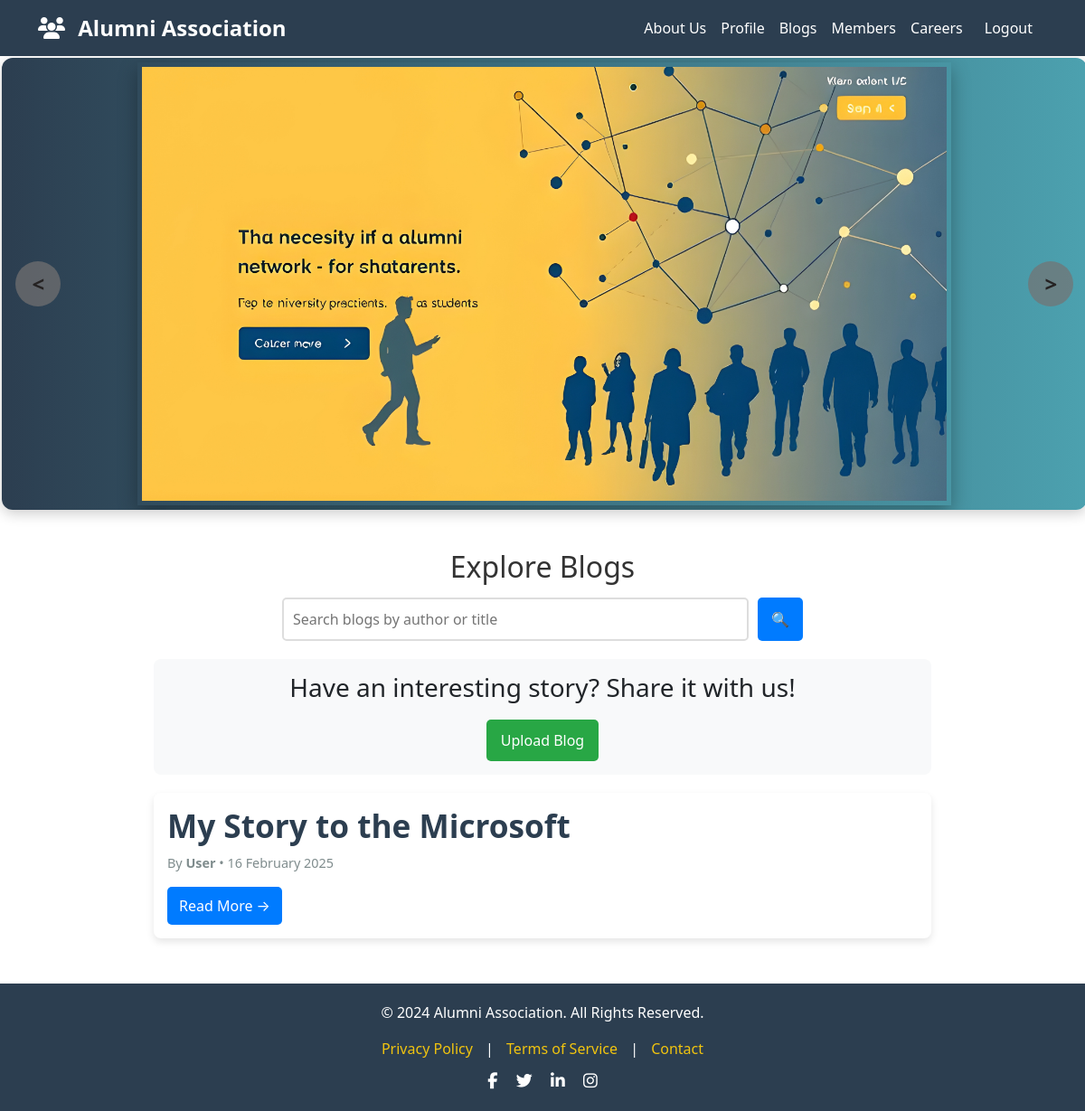
Page /blogs (signed in) on the committed database.
### website/models.py (models this page shows, shortened)
class Blog(db.Model):
    id = db.Column(db.Integer, primary_key=True)
    title = db.Column(db.String(200), nullable=False)
    content = db.Column(db.Text, nullable=False)
    created_at = db.Column(db.DateTime, default=datetime.utcnow)
    author_id = db.Column(db.Integer, db.ForeignKey('member.id'), nullable=False)
    author = db.relationship('Member', backref='blogs')

class Member(db.Model):
    id = db.Column(db.Integer, primary_key=True)
    name = db.Column(db.String(150), nullable=True,default="User")
    batch = db.Column(db.String(50), nullable=True)
    specialization = db.Column(db.String(100), nullable=True)
    department = db.Column(db.String(100), nullable=True)
    profile_pic = db.Column(db.String(255), default='default.jpg')
    contact = db.Column(db.String(20), nullable=True)
    email = db.Column(db.String(150), unique=True, nullable=False)
    achievements = db.Column(db.Text, nullable=True,default="NONE")
    experiences = db.Column(db.Text, nullable=True,default="NONE")
    hobbies = db.Column(db.Text, nullable=True,default="NONE")
    reviews = db.relationship('Reviews', backref='member', lazy=True, cascade="all, delete")
    projects = db.relationship('Project', backref='member', lazy=True)
    events = db.relationship('Events', backref='member', lazy=True)
    Profile_pic = db.relationship('img',backref='member',lazy=True)
    sent_messages = db.relationship('ChatMessage', foreign_keys='ChatMessage.sender_id', backref='message_sender', lazy=True, cascade="all, delete")
    received_messages = db.relationship('ChatMessage', foreign_keys='ChatMessage.receiver_id', backref='message_receiver', lazy=True, cascade="all, delete")
    friends = db.relationship(
        'Member',
        secondary=friends_association,
        primaryjoin=(friends_association.c.member_id == id),
        secondaryjoin=(friends_association.c.friend_id == id),
        backref='friend_of',
        lazy='dynamic'
    )

### website/views.py (the view)
@views.route('/blogs', methods=['GET', 'POST'])
@login_required
def blogs():
    search_query = request.args.get('search', '')
    if search_query:
        all_blogs = Blog.query.join(Member).filter(
            (Blog.title.ilike(f'%{search_query}%')) |
            (Member.name.ilike(f'%{search_query}%'))
        ).order_by(Blog.created_at.desc()).all()
    else:
        all_blogs = Blog.query.order_by(Blog.created_at.desc()).all()
    return render_template('blog.html', user=current_user,
                           blogs=all_blogs, search_query=search_query)

### website/templates/blog.html (shortened to what this page needs)
{% extends "layout.html" %}
{% block body %}
<link rel="stylesheet" href="{{ url_for('static', filename='blog.css') }}">
<div class="blog-page-container">
    <h1 class="page-title">Explore Blogs</h1>
    <form method="GET" action="{{ url_for('views.blogs') }}" id="search-form" class="search-form">
        <input type="text" name="search" placeholder="Search blogs by author or title" value="{{ search_query }}" class="search-input">
        <button type="submit" class="search-btn">🔍</button>
    </form>
    <div class="upload-card">
        <h3>Have an interesting story? Share it with us!</h3>
        <a href="{{ url_for('views.upload_blog') }}" class="btn upload-btn">Upload Blog</a>
    </div>
    <div class="blogs-container">
        {% if blogs %}
            {% for blog in blogs %}
            <div class="blog-card">
                <h3 class="blog-title">{{ blog.title }}</h3>
                <p class="blog-meta">By <strong>{{ blog.author.name }}</strong> • {{ blog.created_at.strftime('%d %B %Y') }}</p>
                <a href="{{ url_for('views.blog_details', blog_id=blog.id) }}" class="btn read-more-btn">Read More →</a>
            </div>
            {% endfor %}
        {% else %}
            <p class="no-blogs">No blogs found. Try searching with different keywords.</p>
        {% endif %}
    </div>
</div>
{% endblock %}

### website/static/top.css (style rules this page uses)
body { font-family: "Poppins", sans-serif; background-color: #f8f9fa; color: #817f7f; margin: 0; padding: 0; }

### website/static/blog.css (style rules this page uses)
.blog-page-container { max-width: 900px; margin: auto; padding: 20px; text-align: center; }
.page-title { font-size: 2rem; color: #333; margin-bottom: 15px; }
.search-form { display: flex; justify-content: center; margin-bottom: 20px; }
.search-input { width: 60%; padding: 10px; border: 2px solid #ddd; border-radius: 5px; font-size: 16px; }
.search-btn { padding: 10px 15px; background-color: #007bff; color: white; border: none; border-radius: 5px; cursor: pointer; margin-left: 10px; font-size: 16px; }
.upload-card { background: #f8f9fa; padding: 15px; border-radius: 8px; text-align: center; margin-bottom: 20px; }
.upload-btn { display: inline-block; margin-top: 10px; padding: 10px 15px; background: #28a745; color: white; border-radius: 5px; text-decoration: none; }
.blogs-container { display: grid; grid-template-columns: repeat(auto-fit, minmax(280px, 1fr)); gap: 20px; }
.blog-card { background: white; padding: 15px; border-radius: 8px; box-shadow: 0px 4px 8px rgba(0, 0, 0, 0.1); transition: transform 0.2s ease-in-out; text-align: left; }
.blog-title { font-size: 1.4rem; margin-bottom: 5px; color: #333; }
.blog-meta { font-size: 0.9rem; color: #666; margin-bottom: 10px; }
.read-more-btn { display: inline-block; padding: 8px 12px; background: #007bff; color: white; border-radius: 5px; text-decoration: none; }
.blog-title { font-size: 2.2rem; font-weight: 700; color: #2c3e50; margin-bottom: 10px; }
.blog-meta { font-size: 0.9rem; color: #7f8c8d; margin-bottom: 15px; }

### rows in the picture
Blog: title "My Story to the Microsoft", author.name "User", created_at "16 February 2025"
